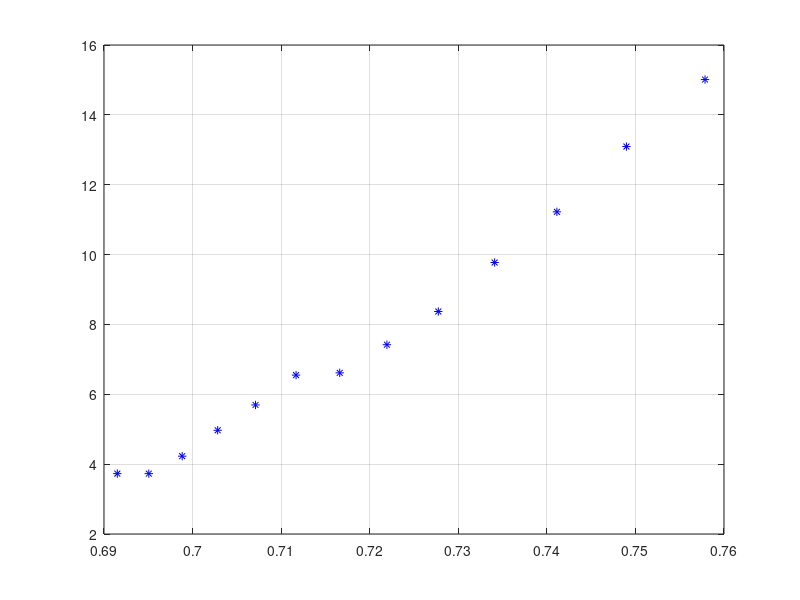

Write MATLAB code to recreate this figure. (Note: this script raises an error after producing the figure.)

clear all;
close all;
clc;


%%
% 
% Open MATLAB for data analysis. In MATLAB, load the data from the file voltage_data.txt into a
% Numeric Matrix and plot it. You can use the MATLAB command importdata and plot to plot the
% data. You can visualize now that the sensor output is quite noisy. Calculate and write down the average and
% standard deviation of this dataset.
% 3. Now write a microcontroller (Arduino) code snippet to read in 20 consecutive values of the sensor voltage
% instead of a sigle one like before, average them into a single value and send it through the serial port. Output
% 50 such averaged values to a file as you did before. Import them into MATLAB, and plot the 50 datapoints.
% Calculate and write down the average and standard deviation. Finally, read in 200 consecutive voltage val-
% ues, average them on the microcontroller (Arduino), and save 50 such values into a data file. Again, plot
% your results in MATLAB and compare the average and standard deviation. Explain your observations and
% conclusions.

% load data
% 

% data = importdata('voltage_data.txt');
% figure
% hold on
% plot(data);
% disp(std(data))
% disp(mean(data))
% 
% data_averaged = importdata('voltage_data_averaged.txt');
% 
% plot(data_averaged);
% disp(std(data_averaged))
% disp(mean(data_averaged))
% 
% data_averaged_200 = importdata('voltage_data_averaged_200.txt');
% 
% plot(data_averaged_200);
% disp(std(data_averaged_200))
% disp(mean(data_averaged_200))
% 
% data_averaged_200_2 = importdata('voltage_data_averaged_200_2.txt');
% disp(mean(data_averaged_200_2))
% 
% qui = importdata('quiescent_voltage.txt');
% disp(mean(qui))

%% Q3.4

data = importdata('field_distance_backup.txt');
n = 0.1;
x = data(:,1)
y = data(:,2)
x_lin = 1./data(:,1).^n;

figure
plot(x_lin,y,'b*');
grid on
hold on

parameter = lsqcurvefit(@f_lin, [0;0], x_lin, y) % 168 and -133 are the value we got at first time with [0;0]

m = parameter(1)
c = parameter(2)

xfit = 14:2:40;
xfit_lin = 1./xfit.^n;
yfit_lin = f_lin(parameter, xfit_lin);

plot(xfit_lin,yfit_lin,'r','linewidth',2); % plot of data and fit for linear case i.e. when 1/z^n
hold off

% plots with x = z
figure
plot(x,y,'b*');
hold on
yfit = parameter(1)*1000*0.5*f(xfit); % *1000 as we want it in mT, but values are veeery small, try multiplying with 100000000
plot(xfit,yfit,'r','linewidth',2);


function y = f(x)
    D = 0.01;
    R = 0.02;
    y1 = ( (D+x)./sqrt(R^2+(D+x).^2) );
    y2 = ( x./(sqrt(R^2+x.^2)) );
    y = y1 - y2;
end

function y = f_lin(parameter,x)
    y = parameter(1)*x+parameter(2);
end

